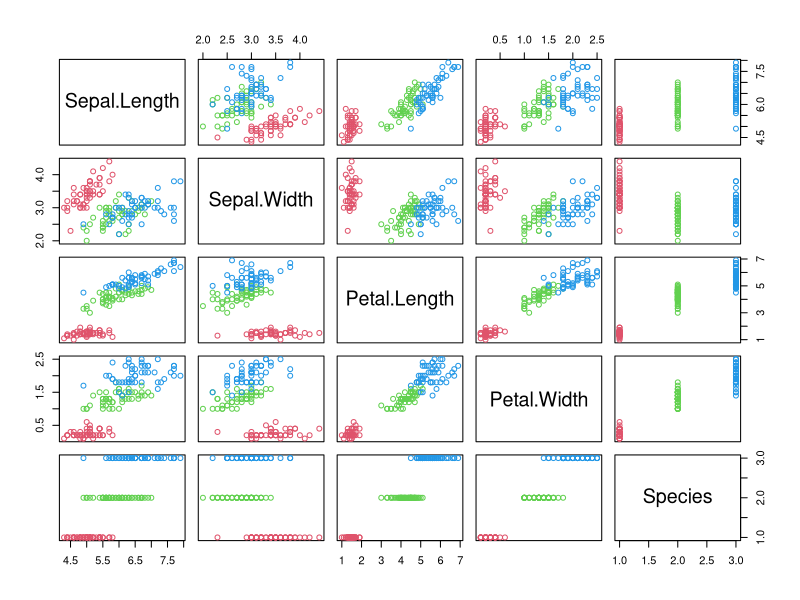

This figure's R source:
## ---- chunk 1
knitr::opts_chunk$set(echo = TRUE)
if (!require(class)) install.packages('class')
## ---- chunk 2
data(iris)
head(iris)
## ---- chunk 3
str(iris)
## ---- chunk 4
plot(iris, col=c(2, 3, 4)[iris$Species])
## ---- chunk 5
# 再現性のためにシードを設定
set.seed(123)

# データの分割
sample_indices <- sample(1:nrow(iris), 0.7 * nrow(iris))  
train_data <- iris[sample_indices, ]
test_data <- iris[-sample_indices, ]

# データサイズの確認
c(nrow(iris), nrow(train_data), nrow(test_data))
## ---- chunk 6
res <- knn(train_data[-5], test_data[-5], train_data$Species, k = 3)
## ---- chunk 7
(table(res, test_data$Species))
